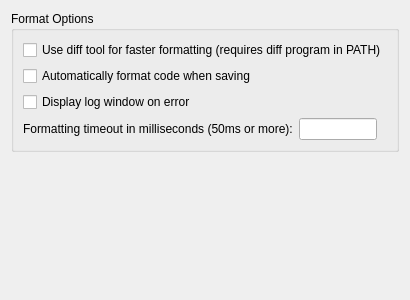
<?xml version="1.0" encoding="UTF-8"?>
<ui version="4.0">
 <class>GolangFmtOption</class>
 <widget class="QWidget" name="GolangFmtOption">
  <property name="geometry">
   <rect>
    <x>0</x>
    <y>0</y>
    <width>400</width>
    <height>300</height>
   </rect>
  </property>
  <property name="windowTitle">
   <string>Form</string>
  </property>
  <layout class="QVBoxLayout" name="verticalLayout_2">
   <item>
    <widget class="QGroupBox" name="groupBox">
     <property name="title">
      <string>Format Options</string>
     </property>
     <layout class="QVBoxLayout" name="verticalLayout">
      <item>
       <widget class="QCheckBox" name="checkBoxDiff">
        <property name="text">
         <string>Use diff tool for faster formatting (requires diff program in PATH)</string>
        </property>
       </widget>
      </item>
      <item>
       <widget class="QCheckBox" name="checkBoxAutoFmt">
        <property name="text">
         <string>Automatically format code when saving</string>
        </property>
       </widget>
      </item>
      <item>
       <widget class="QCheckBox" name="checkBoxAutoPopMessage">
        <property name="text">
         <string>Display log window on error</string>
        </property>
       </widget>
      </item>
      <item>
       <layout class="QHBoxLayout" name="horizontalLayout">
        <item>
         <widget class="QLabel" name="label">
          <property name="text">
           <string>Formatting timeout in milliseconds (50ms or more):</string>
          </property>
         </widget>
        </item>
        <item>
         <widget class="QLineEdit" name="timeoutLineEdit">
          <property name="sizePolicy">
           <sizepolicy hsizetype="Preferred" vsizetype="Fixed">
            <horstretch>0</horstretch>
            <verstretch>0</verstretch>
           </sizepolicy>
          </property>
         </widget>
        </item>
        <item>
         <spacer name="horizontalSpacer">
          <property name="orientation">
           <enum>Qt::Horizontal</enum>
          </property>
          <property name="sizeHint" stdset="0">
           <size>
            <width>40</width>
            <height>20</height>
           </size>
          </property>
         </spacer>
        </item>
       </layout>
      </item>
     </layout>
    </widget>
   </item>
   <item>
    <spacer name="verticalSpacer">
     <property name="orientation">
      <enum>Qt::Vertical</enum>
     </property>
     <property name="sizeHint" stdset="0">
      <size>
       <width>20</width>
       <height>40</height>
      </size>
     </property>
    </spacer>
   </item>
  </layout>
 </widget>
 <resources/>
 <connections/>
</ui>
